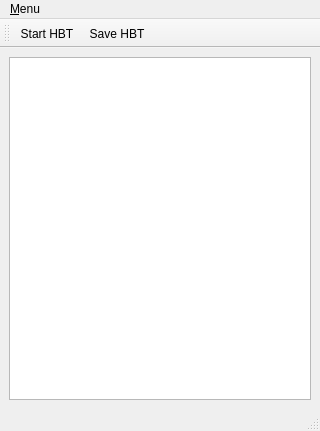
<?xml version="1.0" encoding="UTF-8"?>
<ui version="4.0">
 <class>MainWindow</class>
 <widget class="QMainWindow" name="MainWindow">
  <property name="geometry">
   <rect>
    <x>0</x>
    <y>0</y>
    <width>320</width>
    <height>431</height>
   </rect>
  </property>
  <property name="windowTitle">
   <string>qudi: HBT</string>
  </property>
  <widget class="QWidget" name="centralwidget">
   <layout class="QVBoxLayout" name="verticalLayout_2">
    <item>
     <widget class="PlotWidget" name="hbt_plot_PlotWidget"/>
    </item>
   </layout>
  </widget>
  <widget class="QMenuBar" name="menubar">
   <property name="geometry">
    <rect>
     <x>0</x>
     <y>0</y>
     <width>320</width>
     <height>21</height>
    </rect>
   </property>
   <widget class="QMenu" name="menuView">
    <property name="title">
     <string>&amp;Menu</string>
    </property>
    <addaction name="actionClose"/>
   </widget>
   <addaction name="menuView"/>
  </widget>
  <widget class="QStatusBar" name="statusbar"/>
  <widget class="QToolBar" name="counting_control_ToolBar">
   <property name="windowTitle">
    <string>Counting Controls</string>
   </property>
   <property name="toolButtonStyle">
    <enum>Qt::ToolButtonTextUnderIcon</enum>
   </property>
   <attribute name="toolBarArea">
    <enum>TopToolBarArea</enum>
   </attribute>
   <attribute name="toolBarBreak">
    <bool>false</bool>
   </attribute>
   <addaction name="run_hbt_Action"/>
   <addaction name="save_hbt_Action"/>
  </widget>
  <action name="run_hbt_Action">
   <property name="checkable">
    <bool>true</bool>
   </property>
   <property name="icon">
    <iconset>
     <normaloff>../../artwork/icons/qudiTheme/22x22/start-counter.png</normaloff>../../artwork/icons/qudiTheme/22x22/start-counter.png</iconset>
   </property>
   <property name="text">
    <string>Run HBT</string>
   </property>
   <property name="iconText">
    <string>Start HBT</string>
   </property>
   <property name="toolTip">
    <string>Start an HBT measurement</string>
   </property>
  </action>
  <action name="save_hbt_Action">
   <property name="icon">
    <iconset>
     <normaloff>../../artwork/icons/oxygen/22x22/document-save.png</normaloff>../../artwork/icons/oxygen/22x22/document-save.png</iconset>
   </property>
   <property name="text">
    <string>Save HBT</string>
   </property>
   <property name="toolTip">
    <string>Save measurement to file</string>
   </property>
  </action>
  <action name="actionClose">
   <property name="icon">
    <iconset>
     <normaloff>../../artwork/icons/oxygen/22x22/application-exit.png</normaloff>../../artwork/icons/oxygen/22x22/application-exit.png</iconset>
   </property>
   <property name="text">
    <string>Close</string>
   </property>
  </action>
 </widget>
 <customwidgets>
  <customwidget>
   <class>PlotWidget</class>
   <extends>QGraphicsView</extends>
   <header>pyqtgraph</header>
  </customwidget>
 </customwidgets>
 <resources/>
 <connections>
  <connection>
   <sender>actionClose</sender>
   <signal>triggered()</signal>
   <receiver>MainWindow</receiver>
   <slot>close()</slot>
   <hints>
    <hint type="sourcelabel">
     <x>-1</x>
     <y>-1</y>
    </hint>
    <hint type="destinationlabel">
     <x>399</x>
     <y>299</y>
    </hint>
   </hints>
  </connection>
 </connections>
</ui>
